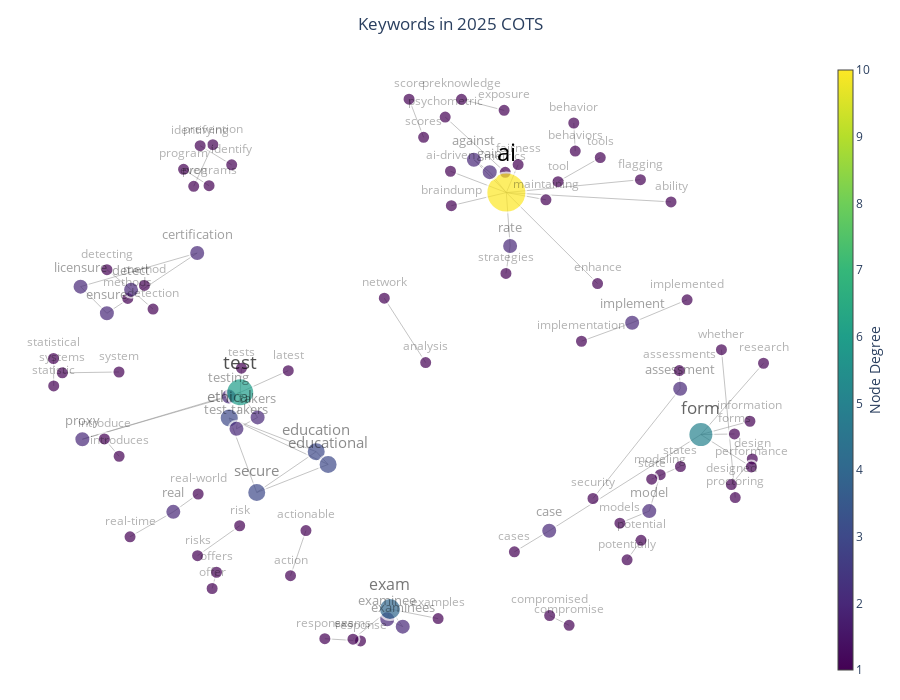

Notebook code for this chart:
### Code cell
# 🎨 Interactive Network Visualization with Plotly
import plotly.graph_objects as go
import numpy as np

# Use the existing graph G and pos from previous cell
if 'G' in dir() and 'pos' in dir():
    # Create edge traces
    edge_x = []
    edge_y = []
    edge_weights = []
    
    for edge in G.edges():
        x0, y0 = pos[edge[0]]
        x1, y1 = pos[edge[1]]
        edge_x.extend([x0, x1, None])
        edge_y.extend([y0, y1, None])
        edge_weights.append(G[edge[0]][edge[1]]['weight'])
    
    edge_trace = go.Scatter(
        x=edge_x, y=edge_y,
        line=dict(width=0.5, color='#888'),
        hoverinfo='none',
        mode='lines')
    
    # Create node traces
    node_x = []
    node_y = []
    node_text = []
    node_degree = []
    node_info = []
    
    for node in G.nodes():
        x, y = pos[node]
        node_x.append(x)
        node_y.append(y)
        
        # Get node degree and connections
        degree = G.degree(node)
        node_degree.append(degree)
        
        # Create hover text with detailed info
        neighbors = list(G.neighbors(node))
        neighbor_text = '<br>'.join([f'  • {n}' for n in neighbors[:10]])  # Show first 10
        if len(neighbors) > 10:
            neighbor_text += f'<br>  ... and {len(neighbors)-10} more'
        
        hover_text = f'<b>{node}</b><br>Connections: {degree}<br>Connected to:<br>{neighbor_text}'
        node_info.append(hover_text)
        node_text.append(node)
    
    # Calculate text sizes proportional to node degree
    min_degree = min(node_degree) if node_degree else 1
    max_degree = max(node_degree) if node_degree else 1
    # Map degree to text size range (12 to 24 pixels)
    text_sizes = [12 + (d - min_degree) / (max_degree - min_degree + 0.01) * 12 for d in node_degree]
    
    # Calculate text opacity: top nodes are dark (opacity=1), lower nodes are transparent
    # Map degree to opacity range (0.3 to 1.0)
    text_opacity = [(d - min_degree) / (max_degree - min_degree + 0.01) * 0.7 + 0.3 for d in node_degree]
    text_colors = [f'rgba(0, 0, 0, {opacity})' for opacity in text_opacity]
    
    # Create node trace with color and text size based on degree
    node_trace = go.Scatter(
        x=node_x, y=node_y,
        mode='markers+text',
        text=node_text,
        textposition="top center",
        textfont=dict(size=text_sizes, color=text_colors),  # Text size and opacity proportional to degree
        hovertemplate='%{hovertext}<extra></extra>',
        hovertext=node_info,
        marker=dict(
            showscale=True,
            colorscale='Viridis',
            size=[d*3 + 10 for d in node_degree],  # Size based on degree
            color=node_degree,  # Color based on degree
            colorbar=dict(
                thickness=15,
                title=dict(text='Node Degree', side='right'),
                xanchor='left'
            ),
            line=dict(width=2, color='white')
        ))
    
    # Create the figure with dragmode enabled
    fig = go.Figure(data=[edge_trace, node_trace],
                    layout=go.Layout(
                        title=dict(
                            text='Keywords in 2025 COTS',
                            x=0.5,
                            xanchor='center'
                        ),
                        showlegend=False,
                        hovermode='closest',
                        margin=dict(b=20, l=5, r=5, t=60),
                        xaxis=dict(showgrid=False, zeroline=False, showticklabels=False),
                        yaxis=dict(showgrid=False, zeroline=False, showticklabels=False),
                        plot_bgcolor='white',
                        height=700,
                        dragmode='pan'  # Enable panning by default
                    ))
    
    # Add modebar buttons for better interaction
    config = {
        'displayModeBar': True,
        'displaylogo': False,
        'modeBarButtonsToAdd': ['select2d', 'lasso2d'],
        'modeBarButtonsToRemove': ['toImage'],
        'scrollZoom': True
    }
    
    # Display the interactive plot
    fig.show(config=config)
    
    # Save as HTML for sharing with config
    html_path = r"C:\Users\JakeCho\Projects\Conferences\COTS2025Nov\text_network_interactive.html"
    fig.write_html(html_path, config=config)
    print(f"✅ Interactive network saved to {html_path}")
    print(f"📊 Network: {G.number_of_nodes()} keywords, {G.number_of_edges()} connections")
    print(f"")
    print(f"🎮 INTERACTION GUIDE:")
    print(f"   • Zoom: Mouse wheel or toolbar zoom buttons")
    print(f"   • Pan: Click and drag on empty background")
    print(f"   • Hover: Move mouse over nodes for details")
    print(f"   • Reset: Double-click anywhere or use Home button")
    print(f"   • Select: Use toolbar 'Box Select' or 'Lasso Select' to highlight nodes")
else:
    print("⚠️ Please run the previous cell first to generate the network graph.")

### Figure 1 — Plotly figure (JSON) as saved in the notebook; plotly's stock layout.template omitted (floating-point values rounded to 4 significant figures; data arrays with more than 128 entries replaced by an {"elided": "..."} marker saying what was removed)
{"data": [{"hoverinfo": "none", "line": {"color": "#888", "width": 0.5}, "mode": "lines", "type": "scatter", "x": {"elided": "216 float values"}, "y": {"elided": "216 float values"}}, {"hovertemplate": "%{hovertext}<extra></extra>", "hovertext": ["<b>score</b><br>Connections: 1<br>Connected to:<br>  • scores", "<b>whether</b><br>Connections: 1<br>Connected to:<br>  • proctoring", "<b>methods</b><br>Connections: 1<br>Connected to:<br>  • method", "<b>tests</b><br>Connections: 1<br>Connected to:<br>  • test", "<b>behaviors</b><br>Connections: 1<br>Connected to:<br>  • behavior", "<b>network</b><br>Connections: 1<br>Connected to:<br>  • analysis", "<b>designed</b><br>Connections: 1<br>Connected to:<br>  • design", "<b>ensure</b><br>Connections: 2<br>Connected to:<br>  • licensure<br>  • certification", "<b>ai-driven</b><br>Connections: 1<br>Connected to:<br>  • ai", "<b>assessment</b><br>Connections: 2<br>Connected to:<br>  • assessments<br>  • security", "<b>action</b><br>Connections: 1<br>Connected to:<br>  • actionable", "<b>offers</b><br>Connections: 1<br>Connected to:<br>  • offer", "<b>certification</b><br>Connections: 2<br>Connected to:<br>  • ensure<br>  • licensure", "<b>detecting</b><br>Connections: 1<br>Connected to:<br>  • detect", "<b>response</b><br>Connections: 1<br>Connected to:<br>  • responses", "<b>compromised</b><br>Connections: 1<br>Connected to:<br>  • compromise", "<b>psychometric</b><br>Connections: 1<br>Connected to:<br>  • metrics", "<b>modeling</b><br>Connections: 1<br>Connected to:<br>  • model", "<b>strategies</b><br>Connections: 1<br>Connected to:<br>  • rate", "<b>potential</b><br>Connections: 1<br>Connected to:<br>  • potentially", "<b>even</b><br>Connections: 1<br>Connected to:<br>  • prevention", "<b>against</b><br>Connections: 2<br>Connected to:<br>  • ai<br>  • gain", "<b>detect</b><br>Connections: 2<br>Connected to:<br>  • detection<br>  • detecting", "<b>programs</b><br>Connections: 1<br>Connected to:<br>  • program", "<b>security</b><br>Connections: 1<br>Connected to:<br>  • assessment", "<b>research</b><br>Connections: 1<br>Connected to:<br>  • form", "<b>tools</b><br>Connections: 1<br>Connected to:<br>  • tool", "<b>preknowledge</b><br>Connections: 1<br>Connected to:<br>  • exposure", "<b>cases</b><br>Connections: 1<br>Connected to:<br>  • case", "<b>statistic</b><br>Connections: 1<br>Connected to:<br>  • statistical", "<b>state</b><br>Connections: 1<br>Connected to:<br>  • states", "<b>risk</b><br>Connections: 1<br>Connected to:<br>  • risks", "<b>tool</b><br>Connections: 1<br>Connected to:<br>  • tools", "<b>licensure</b><br>Connections: 2<br>Connected to:<br>  • ensure<br>  • certification", "<b>implement</b><br>Connections: 2<br>Connected to:<br>  • implementation<br>  • implemented", "<b>real-world</b><br>Connections: 1<br>Connected to:<br>  • real", "<b>ethical</b><br>Connections: 3<br>Connected to:<br>  • education<br>  • secure<br>  • educational", "<b>assessments</b><br>Connections: 1<br>Connected to:<br>  • assessment", "<b>compromise</b><br>Connections: 1<br>Connected to:<br>  • compromised", "<b>implementation</b><br>Connections: 1<br>Connected to:<br>  • implement", "<b>ability</b><br>Connections: 1<br>Connected to:<br>  • ai", "<b>exams</b><br>Connections: 1<br>Connected to:<br>  • exam", "<b>maintaining</b><br>Connections: 1<br>Connected to:<br>  • ai", "<b>rate</b><br>Connections: 2<br>Connected to:<br>  • strategies<br>  • ai", "<b>model</b><br>Connections: 2<br>Connected to:<br>  • modeling<br>  • models", "<b>real</b><br>Connections: 2<br>Connected to:<br>  • real-world<br>  • real-time", "<b>states</b><br>Connections: 1<br>Connected to:<br>  • state", "<b>metrics</b><br>Connections: 1<br>Connected to:<br>  • psychometric", "<b>system</b><br>Connections: 1<br>Connected to:<br>  • systems", "<b>responses</b><br>Connections: 1<br>Connected to:<br>  • response", "<b>statistical</b><br>Connections: 1<br>Connected to:<br>  • statistic", "<b>introduces</b><br>Connections: 1<br>Connected to:<br>  • introduce", "<b>forms</b><br>Connections: 1<br>Connected to:<br>  • form", "<b>education</b><br>Connections: 3<br>Connected to:<br>  • educational<br>  • ethical<br>  • secure", "<b>real-time</b><br>Connections: 1<br>Connected to:<br>  • real", "<b>test-takers</b><br>Connections: 2<br>Connected to:<br>  • takers<br>  • test", "<b>ai</b><br>Connections: 10<br>Connected to:<br>  • gain<br>  • braindump<br>  • maintaining<br>  • against<br>  • fairness<br>  • flagging<br>  • ai-driven<br>  • rate<br>  • enhance<br>  • ability", "<b>exposure</b><br>Connections: 1<br>Connected to:<br>  • preknowledge", "<b>analysis</b><br>Connections: 1<br>Connected to:<br>  • network", "<b>information</b><br>Connections: 1<br>Connected to:<br>  • form", "<b>behavior</b><br>Connections: 1<br>Connected to:<br>  • behaviors", "<b>secure</b><br>Connections: 3<br>Connected to:<br>  • ethical<br>  • education<br>  • educational", "<b>introduce</b><br>Connections: 1<br>Connected to:<br>  • introduces", "<b>gain</b><br>Connections: 2<br>Connected to:<br>  • ai<br>  • against", "<b>risks</b><br>Connections: 1<br>Connected to:<br>  • risk", "<b>form</b><br>Connections: 5<br>Connected to:<br>  • information<br>  • forms<br>  • performance<br>  • research<br>  • case", "<b>examinee</b><br>Connections: 2<br>Connected to:<br>  • exam<br>  • examinees", "<b>design</b><br>Connections: 1<br>Connected to:<br>  • designed", "<b>method</b><br>Connections: 1<br>Connected to:<br>  • methods", "<b>prevention</b><br>Connections: 1<br>Connected to:<br>  • even", "<b>performance</b><br>Connections: 1<br>Connected to:<br>  • form", "<b>enhance</b><br>Connections: 1<br>Connected to:<br>  • ai", "<b>models</b><br>Connections: 1<br>Connected to:<br>  • model", "<b>latest</b><br>Connections: 1<br>Connected to:<br>  • test", "<b>proxy</b><br>Connections: 2<br>Connected to:<br>  • testing<br>  • test", "<b>educational</b><br>Connections: 3<br>Connected to:<br>  • education<br>  • ethical<br>  • secure", "<b>braindump</b><br>Connections: 1<br>Connected to:<br>  • ai", "<b>implemented</b><br>Connections: 1<br>Connected to:<br>  • implement", "<b>flagging</b><br>Connections: 1<br>Connected to:<br>  • ai", "<b>actionable</b><br>Connections: 1<br>Connected to:<br>  • action", "<b>identify</b><br>Connections: 1<br>Connected to:<br>  • identifying", "<b>scores</b><br>Connections: 1<br>Connected to:<br>  • score", "<b>identifying</b><br>Connections: 1<br>Connected to:<br>  • identify", "<b>offer</b><br>Connections: 1<br>Connected to:<br>  • offers", "<b>systems</b><br>Connections: 1<br>Connected to:<br>  • system", "<b>takers</b><br>Connections: 2<br>Connected to:<br>  • test-takers<br>  • test", "<b>detection</b><br>Connections: 1<br>Connected to:<br>  • detect", "<b>examples</b><br>Connections: 1<br>Connected to:<br>  • exam", "<b>exam</b><br>Connections: 4<br>Connected to:<br>  • exams<br>  • examples<br>  • examinee<br>  • examinees", "<b>proctoring</b><br>Connections: 1<br>Connected to:<br>  • whether", "<b>examinees</b><br>Connections: 2<br>Connected to:<br>  • examinee<br>  • exam", "<b>fairness</b><br>Connections: 1<br>Connected to:<br>  • ai", "<b>testing</b><br>Connections: 2<br>Connected to:<br>  • test<br>  • proxy", "<b>test</b><br>Connections: 6<br>Connected to:<br>  • testing<br>  • tests<br>  • test-takers<br>  • takers<br>  • latest<br>  • proxy", "<b>potentially</b><br>Connections: 1<br>Connected to:<br>  • potential", "<b>program</b><br>Connections: 1<br>Connected to:<br>  • programs", "<b>case</b><br>Connections: 2<br>Connected to:<br>  • cases<br>  • form"], "marker": {"color": [1, 1, 1, 1, 1, 1, 1, 2, 1, 2, 1, 1, 2, 1, 1, 1, 1, 1, 1, 1, 1, 2, 2, 1, 1, 1, 1, 1, 1, 1, 1, 1, 1, 2, 2, 1, 3, 1, 1, 1, 1, 1, 1, 2, 2, 2, 1, 1, 1, 1, 1, 1, 1, 3, 1, 2, 10, 1, 1, 1, 1, 3, 1, 2, 1, 5, 2, 1, 1, 1, 1, 1, 1, 1, 2, 3, 1, 1, 1, 1, 1, 1, 1, 1, 1, 2, 1, 1, 4, 1, 2, 1, 2, 6, 1, 1, 2], "colorbar": {"thickness": 15, "title": {"side": "right", "text": "Node Degree"}, "xanchor": "left"}, "colorscale": [[0, "#440154"], [0.1111, "#482878"], [0.2222, "#3e4989"], [0.3333, "#31688e"], [0.4444, "#26828e"], [0.5556, "#1f9e89"], [0.6667, "#35b779"], [0.7778, "#6ece58"], [0.8889, "#b5de2b"], [1, "#fde725"]], "line": {"color": "white", "width": 2}, "showscale": true, "size": [13, 13, 13, 13, 13, 13, 13, 16, 13, 16, 13, 13, 16, 13, 13, 13, 13, 13, 13, 13, 13, 16, 16, 13, 13, 13, 13, 13, 13, 13, 13, 13, 13, 16, 16, 13, 19, 13, 13, 13, 13, 13, 13, 16, 16, 16, 13, 13, 13, 13, 13, 13, 13, 19, 13, 16, 40, 13, 13, 13, 13, 19, 13, 16, 13, 25, 16, 13, 13, 13, 13, 13, 13, 13, 16, 19, 13, 13, 13, 13, 13, 13, 13, 13, 13, 16, 13, 13, 22, 13, 16, 13, 16, 28, 13, 13, 16]}, "mode": "markers+text", "text": ["score", "whether", "methods", "tests", "behaviors", "network", "designed", "ensure", "ai-driven", "assessment", "action", "offers", "certification", "detecting", "response", "compromised", "psychometric", "modeling", "strategies", "potential", "even", "against", "detect", "programs", "security", "research", "tools", "preknowledge", "cases", "statistic", "state", "risk", "tool", "licensure", "implement", "real-world", "ethical", "assessments", "compromise", "implementation", "ability", "exams", "maintaining", "rate", "model", "real", "states", "metrics", "system", "responses", "statistical", "introduces", "forms", "education", "real-time", "test-takers", "ai", "exposure", "analysis", "information", "behavior", "secure", "introduce", "gain", "risks", "form", "examinee", "design", "method", "prevention", "performance", "enhance", "models", "latest", "proxy", "educational", "braindump", "implemented", "flagging", "actionable", "identify", "scores", "identifying", "offer", "systems", "takers", "detection", "examples", "exam", "proctoring", "examinees", "fairness", "testing", "test", "potentially", "program", "case"], "textfont": {"color": ["rgba(0, 0, 0, 0.3)", "rgba(0, 0, 0, 0.3)", "rgba(0, 0, 0, 0.3)", "rgba(0, 0, 0, 0.3)", "rgba(0, 0, 0, 0.3)", "rgba(0, 0, 0, 0.3)", "rgba(0, 0, 0, 0.3)", "rgba(0, 0, 0, 0.3776914539400666)", "rgba(0, 0, 0, 0.3)", "rgba(0, 0, 0, 0.3776914539400666)", "rgba(0, 0, 0, 0.3)", "rgba(0, 0, 0, 0.3)", "rgba(0, 0, 0, 0.3776914539400666)", "rgba(0, 0, 0, 0.3)", "rgba(0, 0, 0, 0.3)", "rgba(0, 0, 0, 0.3)", "rgba(0, 0, 0, 0.3)", "rgba(0, 0, 0, 0.3)", "rgba(0, 0, 0, 0.3)", "rgba(0, 0, 0, 0.3)", "rgba(0, 0, 0, 0.3)", "rgba(0, 0, 0, 0.3776914539400666)", "rgba(0, 0, 0, 0.3776914539400666)", "rgba(0, 0, 0, 0.3)", "rgba(0, 0, 0, 0.3)", "rgba(0, 0, 0, 0.3)", "rgba(0, 0, 0, 0.3)", "rgba(0, 0, 0, 0.3)", "rgba(0, 0, 0, 0.3)", "rgba(0, 0, 0, 0.3)", "rgba(0, 0, 0, 0.3)", "rgba(0, 0, 0, 0.3)", "rgba(0, 0, 0, 0.3)", "rgba(0, 0, 0, 0.3776914539400666)", "rgba(0, 0, 0, 0.3776914539400666)", "rgba(0, 0, 0, 0.3)", "rgba(0, 0, 0, 0.45538290788013314)", "rgba(0, 0, 0, 0.3)", "rgba(0, 0, 0, 0.3)", "rgba(0, 0, 0, 0.3)", "rgba(0, 0, 0, 0.3)", "rgba(0, 0, 0, 0.3)", "rgba(0, 0, 0, 0.3)", "rgba(0, 0, 0, 0.3776914539400666)", "rgba(0, 0, 0, 0.3776914539400666)", "rgba(0, 0, 0, 0.3776914539400666)", "rgba(0, 0, 0, 0.3)", "rgba(0, 0, 0, 0.3)", "rgba(0, 0, 0, 0.3)", "rgba(0, 0, 0, 0.3)", "rgba(0, 0, 0, 0.3)", "rgba(0, 0, 0, 0.3)", "rgba(0, 0, 0, 0.3)", "rgba(0, 0, 0, 0.45538290788013314)", "rgba(0, 0, 0, 0.3)", "rgba(0, 0, 0, 0.3776914539400666)", "rgba(0, 0, 0, 0.9992230854605992)", "rgba(0, 0, 0, 0.3)", "rgba(0, 0, 0, 0.3)", "rgba(0, 0, 0, 0.3)", "rgba(0, 0, 0, 0.3)", "rgba(0, 0, 0, 0.45538290788013314)", "rgba(0, 0, 0, 0.3)", "rgba(0, 0, 0, 0.3776914539400666)", "rgba(0, 0, 0, 0.3)", "rgba(0, 0, 0, 0.6107658157602663)", "rgba(0, 0, 0, 0.3776914539400666)", "rgba(0, 0, 0, 0.3)", "rgba(0, 0, 0, 0.3)", "rgba(0, 0, 0, 0.3)", "rgba(0, 0, 0, 0.3)", "rgba(0, 0, 0, 0.3)", "rgba(0, 0, 0, 0.3)", "rgba(0, 0, 0, 0.3)", "rgba(0, 0, 0, 0.3776914539400666)", "rgba(0, 0, 0, 0.45538290788013314)", "rgba(0, 0, 0, 0.3)", "rgba(0, 0, 0, 0.3)", "rgba(0, 0, 0, 0.3)", "rgba(0, 0, 0, 0.3)", "rgba(0, 0, 0, 0.3)", "rgba(0, 0, 0, 0.3)", "rgba(0, 0, 0, 0.3)", "rgba(0, 0, 0, 0.3)", "rgba(0, 0, 0, 0.3)", "rgba(0, 0, 0, 0.3776914539400666)", "rgba(0, 0, 0, 0.3)", "rgba(0, 0, 0, 0.3)", "rgba(0, 0, 0, 0.5330743618201997)", "rgba(0, 0, 0, 0.3)", "rgba(0, 0, 0, 0.3776914539400666)", "rgba(0, 0, 0, 0.3)", "rgba(0, 0, 0, 0.3776914539400666)", "rgba(0, 0, 0, 0.6884572697003328)", "rgba(0, 0, 0, 0.3)", "rgba(0, 0, 0, 0.3)", "rgba(0, 0, 0, 0.3776914539400666)"], "size": [12, 12, 12, 12, 12, 12, 12, 13.33, 12, 13.33, 12, 12, 13.33, 12, 12, 12, 12, 12, 12, 12, 12, 13.33, 13.33, 12, 12, 12, 12, 12, 12, 12, 12, 12, 12, 13.33, 13.33, 12, 14.66, 12, 12, 12, 12, 12, 12, 13.33, 13.33, 13.33, 12, 12, 12, 12, 12, 12, 12, 14.66, 12, 13.33, 23.99, 12, 12, 12, 12, 14.66, 12, 13.33, 12, 17.33, 13.33, 12, 12, 12, 12, 12, 12, 12, 13.33, 14.66, 12, 12, 12, 12, 12, 12, 12, 12, 12, 13.33, 12, 12, 16.0, 12, 13.33, 12, 13.33, 18.66, 12, 12, 13.33]}, "textposition": "top center", "type": "scatter", "x": [0.003751, 0.8817, -0.7868, -0.4673, 0.4708, -0.06583, 0.9095, -0.8455, 0.1202, 0.7657, -0.3294, -0.5373, -0.5917, -0.8453, -0.1326, 0.3989, 0.1053, 0.7096, 0.2761, 0.6558, -0.6015, 0.186, -0.7774, -0.5584, 0.5207, 1, 0.5411, 0.1511, 0.2998, -0.995, 0.6856, -0.4723, 0.4224, -0.9195, 0.6307, -0.589, -0.5018, 0.7633, 0.4536, 0.4883, 0.74, -0.1539, 0.3885, 0.2878, 0.6788, -0.6588, 0.7665, 0.2741, -0.8115, -0.233, -0.9957, -0.8111, 0.9183, -0.2572, -0.7805, -0.4813, 0.2772, 0.2709, 0.05047, 0.9618, 0.4667, -0.4244, -0.8525, 0.2305, -0.5907, 0.8239, -0.05752, 0.9685, -0.74, -0.5477, 0.9658, 0.5335, 0.5963, -0.3358, -0.9145, -0.2238, 0.1227, 0.7852, 0.6541, -0.286, -0.4947, 0.04468, -0.5834, -0.5497, -0.9707, -0.4219, -0.7158, 0.08539, -0.04987, 0.9205, -0.01405, 0.3103, -0.5027, -0.4708, 0.6165, -0.63, 0.3977], "y": [0.9904, 0.0808, 0.2669, 0.01361, 0.8017, 0.2677, -0.4089, 0.2131, 0.7286, -0.06086, -0.7395, -0.727, 0.4318, 0.3711, -0.9762, -0.8844, 0.9254, -0.3727, 0.3578, -0.6113, 0.674, 0.7705, 0.2987, 0.6761, -0.4594, 0.03158, 0.7782, 0.9898, -0.6531, -0.05073, -0.389, -0.5583, 0.6908, 0.3097, 0.1786, -0.443, -0.1673, 0.004899, -0.9198, 0.1115, 0.6173, -0.9701, 0.625, 0.4573, -0.505, -0.5077, -0.3433, 0.7246, -9.517e-05, -0.9683, 0.04884, -0.306, -0.2251, -0.2892, -0.5983, -0.2064, 0.6512, 0.9496, 0.0341, -0.1789, 0.9037, -0.4375, -0.243, 0.7253, -0.6668, -0.2273, -0.8979, -0.3159, 0.3142, 0.8252, -0.3448, 0.3209, -0.5488, 0.004679, -0.2442, -0.3357, 0.6036, 0.2619, 0.6979, -0.5757, 0.7518, 0.8516, 0.8214, -0.786, -0.003235, -0.165, 0.2282, -0.8954, -0.8607, -0.4561, -0.9245, 0.7527, -0.08951, -0.07396, -0.6821, 0.7357, -0.5765]}], "layout": {"dragmode": "pan", "height": 700, "hovermode": "closest", "margin": {"b": 20, "l": 5, "r": 5, "t": 60}, "plot_bgcolor": "white", "showlegend": false, "title": {"text": "Keywords in 2025 COTS", "x": 0.5, "xanchor": "center"}, "xaxis": {"showgrid": false, "showticklabels": false, "zeroline": false}, "yaxis": {"showgrid": false, "showticklabels": false, "zeroline": false}}}
